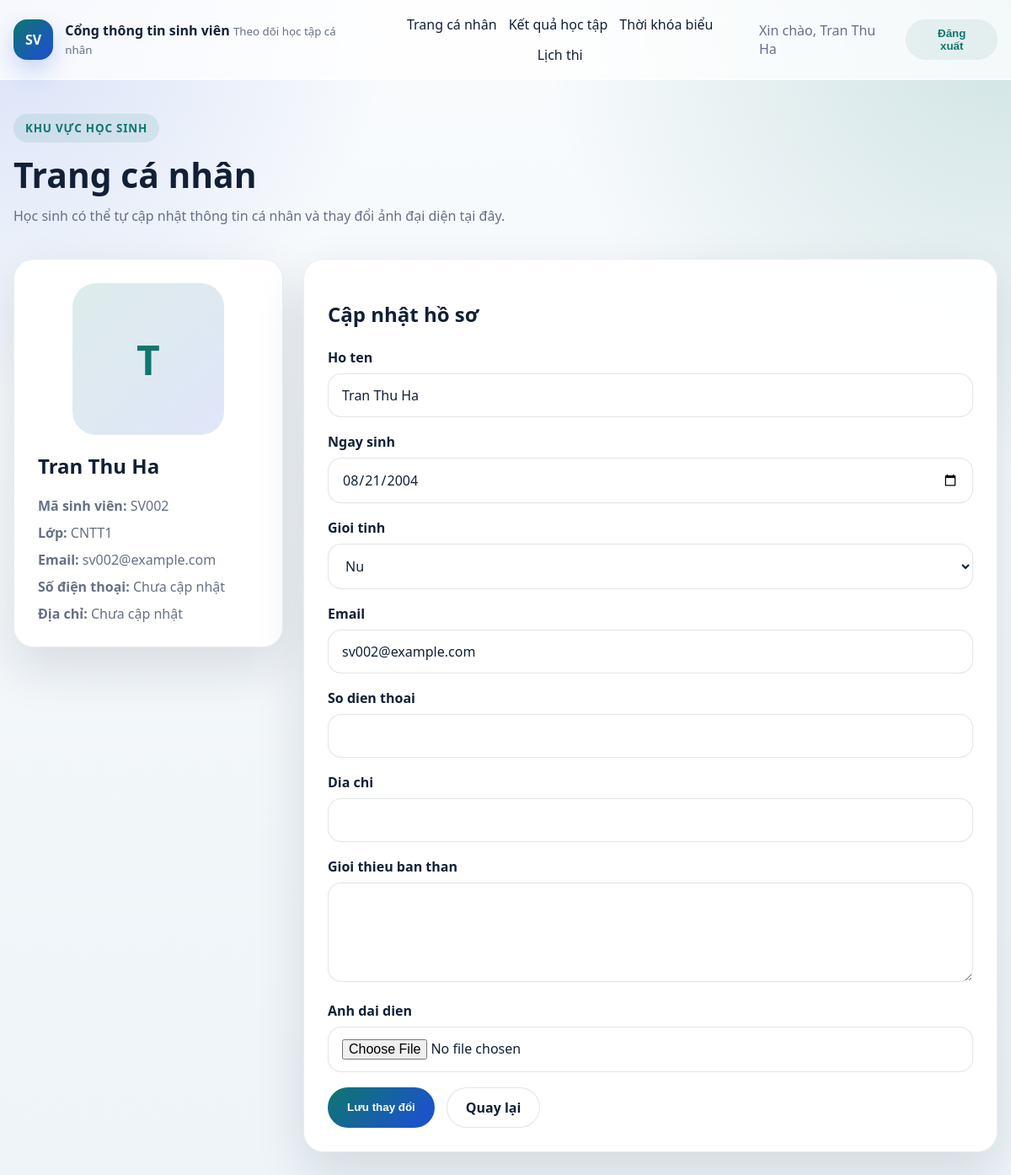
Screenshot of /trang-ca-nhan/ (signed in) with the database file from the repository.
### students/models.py (models this page shows, shortened)
class Student(models.Model):
    GENDER_CHOICES = (
        ("M", "Nam"),
        ("F", "Nu"),
        ("O", "Khac"),
    )
    user = models.OneToOneField(
        settings.AUTH_USER_MODEL,
        on_delete=models.SET_NULL,
        null=True,
        blank=True,
        related_name="student_profile",
        verbose_name="Tài khoản đăng nhập",
    )
    student_code = models.CharField(max_length=20, unique=True, verbose_name="Ma sinh vien")
    full_name = models.CharField(max_length=100, verbose_name="Ho ten")
    date_of_birth = models.DateField(verbose_name="Ngay sinh")
    gender = models.CharField(max_length=1, choices=GENDER_CHOICES, verbose_name="Gioi tinh")
    class_name = models.CharField(max_length=50, verbose_name="Lop")
    email = models.EmailField(unique=True, verbose_name="Email")
    phone_number = models.CharField(max_length=20, blank=True, verbose_name="So dien thoai")
    address = models.CharField(max_length=255, blank=True, verbose_name="Dia chi")
    bio = models.TextField(blank=True, verbose_name="Gioi thieu ban than")
    avatar = models.FileField(upload_to="avatars/", blank=True, null=True, verbose_name="Anh dai dien")
    created_at = models.DateTimeField(auto_now_add=True)
    updated_at = models.DateTimeField(auto_now=True)
    class Meta:
        ordering = ["student_code"]
        verbose_name = "Sinh vien"
        verbose_name_plural = "Sinh vien"

### students/views.py (the view, shortened to what this page needs)
# urls.py: path("trang-ca-nhan/", views.StudentProfileView.as_view(), name="student_profile"),
class StudentProfileView(StudentPortalRequiredMixin, UpdateView):
    model = Student
    form_class = StudentProfileForm
    template_name = "students/student_profile.html"
    success_url = reverse_lazy("students:student_profile")
    def get_object(self, queryset=None):
        return self.student

### students/forms.py
class StudentProfileForm(BootstrapFormMixin, forms.ModelForm):
    class Meta:
        model = Student
        fields = [
            "full_name",
            "date_of_birth",
            "gender",
            "email",
            "phone_number",
            "address",
            "bio",
            "avatar",
        ]
        widgets = {
            "date_of_birth": DateInput(),
            "bio": forms.Textarea(attrs={"rows": 4}),
        }

### students/views.py (called while the page is built, shortened)
    def dispatch(self, request, *args, **kwargs):
        if not request.user.is_authenticated:
            return self.handle_no_permission()
        if request.user.is_staff:
            return redirect("/admin/")
        self.student = Student.objects.filter(user=request.user).first()
        return super().dispatch(request, *args, **kwargs)

### students/templates/students/student_profile.html (shortened to what this page needs)
{% extends "students/base.html" %}
{% block content %}
<section class="section-header">
    <div>
        <span class="eyebrow">Khu vực học sinh</span>
        <h1>Trang cá nhân</h1>
        <p>Học sinh có thể tự cập nhật thông tin cá nhân và thay đổi ảnh đại diện tại đây.</p>
    </div>
</section>
<section class="profile-layout">
    <aside class="profile-card">
        <div class="avatar-frame">
            {% if student.avatar %}
                <img src="{{ student.avatar.url }}" alt="Ảnh đại diện">
            {% else %}
                {{ student.full_name|slice:":1"|upper }}
            {% endif %}
        </div>
        <h2>{{ student.full_name }}</h2>
        <div class="profile-meta">
            <div><strong>Mã sinh viên:</strong> {{ student.student_code }}</div>
            <div><strong>Lớp:</strong> {{ student.class_name }}</div>
            <div><strong>Email:</strong> {{ student.email|default:"Chưa cập nhật" }}</div>
            <div><strong>Số điện thoại:</strong> {{ student.phone_number|default:"Chưa cập nhật" }}</div>
            <div><strong>Địa chỉ:</strong> {{ student.address|default:"Chưa cập nhật" }}</div>
        </div>
    </aside>
    <section class="profile-form-card">
        <h2>Cập nhật hồ sơ</h2>
        <form method="post" enctype="multipart/form-data" class="styled-form">
            {% for field in form %}
                <div class="field-group">
                    <label for="{{ field.id_for_label }}">{{ field.label }}</label>
                    {{ field }}
                </div>
            {% endfor %}
            <div class="form-actions">
                <button class="primary-button" type="submit">Lưu thay đổi</button>
                <a class="secondary-button" href="{% url 'students:student_result' %}">Quay lại</a>
            </div>
        </form>
    </section>
</section>
{% endblock %}

### students/templates/students/base.html (shortened to what this page needs)
{% load static %}
<!DOCTYPE html>
<html lang="vi">
<head>
    <link rel="stylesheet" href="{% static 'students/styles.css' %}">
</head>
<body>
    <header class="topbar">
        <div class="container topbar-inner">
            {% if user.is_authenticated and not user.is_staff %}
                <a class="brand" href="{% url 'students:student_result' %}">
                    <span class="brand-mark">SV</span>
                    <span class="brand-text">
                        <strong>Cổng thông tin sinh viên</strong>
                        <small>Theo dõi học tập cá nhân</small>
                    </span>
                </a>
            {% endif %}
            <nav class="nav-links">
                {% if user.is_authenticated and not user.is_staff %}
                    <a href="{% url 'students:student_profile' %}">Trang cá nhân</a>
                    <a href="{% url 'students:student_result' %}">Kết quả học tập</a>
                    <a href="{% url 'students:student_schedule' %}">Thời khóa biểu</a>
                    <a href="{% url 'students:student_exam_schedule' %}">Lịch thi</a>
                {% elif user.is_authenticated and user.is_staff %}
                    <a href="/admin/">Trang quản trị</a>
                {% endif %}
            </nav>
            <div class="user-actions">
                {% if user.is_authenticated %}
                    <span class="welcome">Xin chào, {{ user.get_full_name|default:user.username }}</span>
                    <form method="post" action="{% url 'students:logout' %}">
                        <button type="submit" class="ghost-button">Đăng xuất</button>
                    </form>
                {% else %}
                    <a class="primary-button" href="{% url 'students:login' %}">Đăng nhập sinh viên</a>
                {% endif %}
            </div>
        </div>
    </header>
    <main class="container page-content">
        {% block content %}{% endblock %}
    </main>
</body>
</html>

### static/students/styles.css (style rules this page uses)
:root { --bg: #f3f7fb; --surface: rgba(255, 255, 255, 0.88); --text: #112036; --muted: #667085; --line: rgba(17, 32, 54, 0.12); --primary: #0f766e; --secondary: #1d4ed8; --danger: #dc2626; --shadow: 0 24px 60px rgba(15, 23, 42, 0.12); --radius: 24px; }
* { box-sizing: border-box; }
body { margin: 0; font-family: "Segoe UI", sans-serif; color: var(--text); background: radial-gradient(circle at top left, rgba(29, 78, 216, 0.15), transparent 25%), radial-gradient(circle at top right, rgba(15, 118, 110, 0.18), transparent 30%), linear-gradient(180deg, #f9fbfd 0%, #eef4f8 100%); }
a { color: inherit; text-decoration: none; }
.container { width: min(1180px, calc(100% - 32px)); margin: 0 auto; }
.topbar { position: sticky; top: 0; z-index: 10; background: rgba(255, 255, 255, 0.76); backdrop-filter: blur(16px); border-bottom: 1px solid rgba(255, 255, 255, 0.65); }
.topbar-inner { display: flex; align-items: center; justify-content: space-between; gap: 24px; padding: 18px 0; }
.brand { display: flex; align-items: center; gap: 14px; }
.brand-mark { width: 48px; height: 48px; display: grid; place-items: center; border-radius: 16px; color: white; font-weight: 700; background: linear-gradient(135deg, var(--primary), var(--secondary)); box-shadow: 0 12px 28px rgba(29, 78, 216, 0.22); }
.brand-text small, .welcome, .hero p, .section-header p, .form-card p, .login-copy p, .metric-item span, .metric-card span { color: var(--muted); }
.nav-links, .user-actions, .hero-actions, .form-actions { display: flex; align-items: center; gap: 14px; }
.nav-links { flex-wrap: wrap; justify-content: center; }
.page-content { padding: 40px 0 56px; }
.eyebrow { display: inline-flex; padding: 8px 14px; border-radius: 999px; background: rgba(15, 118, 110, 0.1); color: var(--primary); font-size: 0.84rem; font-weight: 700; text-transform: uppercase; letter-spacing: 0.06em; }
.hero h1, .section-header h1, .form-card h1, .login-copy h1 { margin: 16px 0 12px; line-height: 1.08; font-size: clamp(2rem, 3.4vw, 3.7rem); }
.section-header { display: flex; justify-content: space-between; align-items: end; gap: 24px; margin-bottom: 24px; }
.styled-form { margin-top: 24px; }
.field-group { margin-bottom: 18px; }
.field-group label { display: block; margin-bottom: 8px; font-weight: 700; }
.field-group input, .field-group select, .field-group textarea { width: 100%; padding: 14px 16px; border: 1px solid var(--line); border-radius: 16px; background: white; color: var(--text); font: inherit; }
.primary-button, .secondary-button, .ghost-button, .danger-button { display: inline-flex; align-items: center; justify-content: center; min-height: 48px; padding: 0 22px; border-radius: 999px; border: 1px solid transparent; font-weight: 700; cursor: pointer; }
.primary-button { color: white; background: linear-gradient(135deg, var(--primary), var(--secondary)); }
.secondary-button { background: white; border-color: var(--line); }
.ghost-button { background: rgba(15, 118, 110, 0.08); color: var(--primary); }

### students/templates/students/student_profile.html (style rules this page uses)
.profile-layout { display: grid; grid-template-columns: 320px 1fr; gap: 24px; align-items: start; }
.profile-card, .profile-form-card { background: rgba(255, 255, 255, 0.96); border: 1px solid rgba(17, 32, 54, 0.08); border-radius: 24px; box-shadow: 0 24px 60px rgba(15, 23, 42, 0.12); padding: 28px; }
.avatar-frame { width: 180px; height: 180px; margin: 0 auto 18px; border-radius: 28px; overflow: hidden; background: linear-gradient(135deg, rgba(15, 118, 110, 0.14), rgba(29, 78, 216, 0.14)); display: grid; place-items: center; font-size: 3rem; font-weight: 700; color: #0f766e; }
.profile-meta { display: grid; gap: 10px; color: #667085; }

### rows the page displays
Student: full_name "T", full_name "Tran Thu Ha", student_code "SV002", class_name "CNTT1", email "sv002@example.com", phone_number "Chưa cập nhật", address "Chưa cập nhật", form "Tran Thu Ha" "08/21/2004" "Nu" "sv002@example.com"

### other values shown
{{ user.get_full_name|default:user.username }} "Tran Thu Ha"
{{ field.label }} "Ho ten" "Ngay sinh" "Gioi tinh" "Email" "So dien thoai" "Dia chi" "Gioi thieu ban than" "Anh dai dien"
